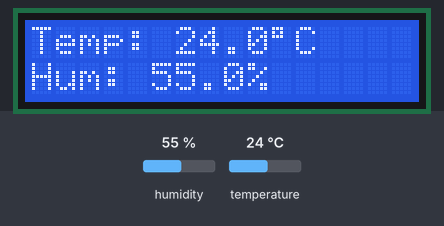
Bench run of a sketch on a simulated ESP32. On the bench: 16×2 character LCD. The test bench sets the inputs (shaded band); at power-on: temperature 24 °C, humidity 55 %. What the sketch prints to the serial monitor is not drawn.

Above: at 4.2 s.
4.3 s: temperature set to 1 °C
At 5.8 s:
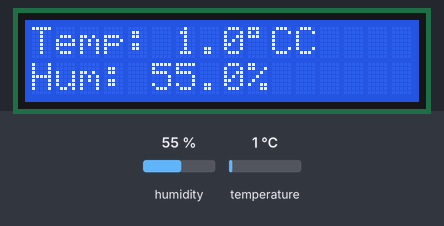
7.0 s: humidity set to 22 %
At 7.7 s:
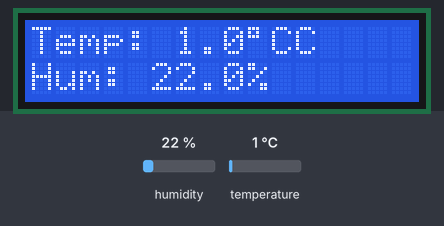
9.7 s: humidity set to 40 %
At 11.6 s:
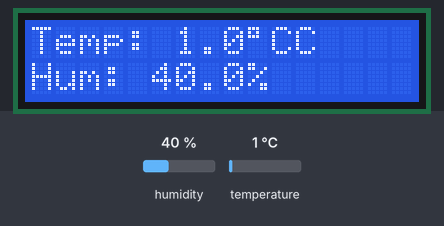
12.8 s: temperature set to 12 °C
At 14.8 s:
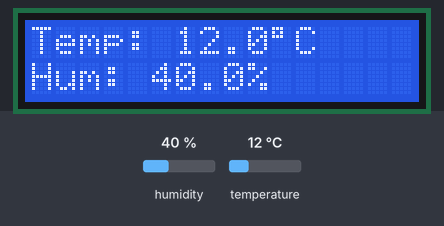
Timing chart, 0 to 16.3 s (numbered marks = the images above; inputs shaded):
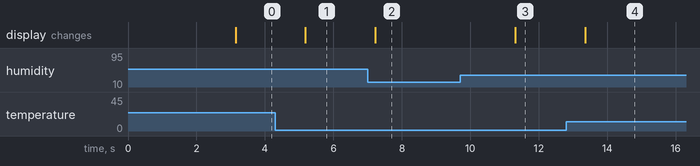

Measured:
- after the input at 4.3 s, the display: changes after 0.88 s (image 1)
- after the input at 7.0 s, the display: changes after 0.23 s (image 2)
- after the input at 9.7 s, the display: changes after 1.6 s (image 3)
- after the input at 12.8 s, the display: changes after 0.56 s (image 4)

The sketch:

tempMonitorFridge.ino
```cpp
#include <WiFi.h>
#include <Wire.h>
#include <LiquidCrystal_I2C.h>
#include "DHT.h"

#define DHTPIN 14
#define DHTTYPE DHT11
DHT dht(DHTPIN, DHTTYPE);

LiquidCrystal_I2C lcd(0x3F, 16, 2);

const char* ssid = "TemperatureApp";
const char* password = "12345678";

float temperature = 0.0;
float humidity = 0.0;

WiFiServer server(80);

void setup() {
  Serial.begin(115200);

  Wire.begin(25, 26);

  dht.begin();
  lcd.init();
  lcd.backlight();

  bool apSuccess = WiFi.softAP(ssid, password);
  if (apSuccess) {
    Serial.println("Access Point started");
    Serial.print("IP address: ");
    Serial.println(WiFi.softAPIP());
  } else {
    Serial.println("Access Point failed to start!");
  }

  server.begin();

  lcd.setCursor(0, 0);
  lcd.print("WiFi: ESP32_Temp");
  lcd.setCursor(0, 1);
  lcd.print("IP:");
  lcd.print(WiFi.softAPIP());
  delay(3000);
  lcd.clear();
}

void loop() {
  temperature = dht.readTemperature();
  humidity = dht.readHumidity();

  lcd.setCursor(0, 0);
  lcd.print("Temp: ");
  if (isnan(temperature)) lcd.print("Err");
  else lcd.print(temperature, 1);

  lcd.print((char)223);
  lcd.print("C");

  lcd.setCursor(0, 1);
  lcd.print("Hum: ");
  if (isnan(humidity)) lcd.print("Err");
  else lcd.print(humidity, 1);
  lcd.print("%");

  WiFiClient client = server.available();
  if (client) {
    Serial.println("New Client Connected");

    String response = "<!DOCTYPE html><html><head><meta charset='UTF-8'><title>ESP32 Temp</title>";
    response += "<meta http-equiv='refresh' content='5'></head><body>";
    response += "<h2>ESP32 Temperature Monitor</h2>";
    if (!isnan(temperature)) {
      response += "<p>Temperature: " + String(temperature, 1) + " &deg;C</p>";
    } else {
      response += "<p>Temperature: Sensor Error</p>";
    }
    response += "</body></html>";

    client.println("HTTP/1.1 200 OK");
    client.println("Content-type:text/html");
    client.println();
    client.println(response);
    client.stop();
    Serial.println("Client Disconnected");
  }

  delay(2000);
}
```
